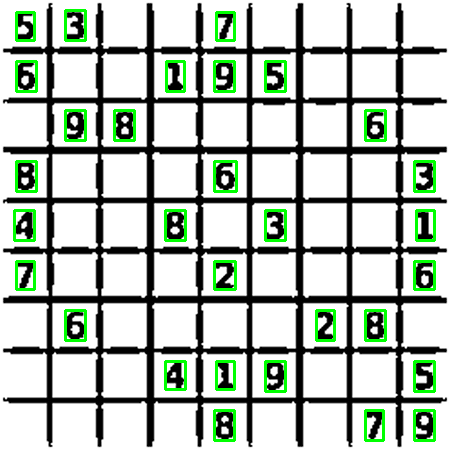
#> input picture Sudoku_Image.png, 450 x 450 px
$ python -i digitRecog.py   (imports and definitions only)
#> lines starting #> are read from the running program, lines starting #| are printed output that depends on the picture
import numpy as np
import cv2


def IdentifyNumbers(img):
    image = cv2.imread('images/digits.png')
    gray = cv2.cvtColor(image, cv2.COLOR_BGR2GRAY)
    small = cv2.pyrDown(image)
    #cv2.imshow('Digits Image', small)
    cv2.waitKey(0)
    cv2.destroyAllWindows()

    # Split the image to 5000 cells, each 20x20 size
    # This gives us a 4-dim array: 50 x 100 x 20 x 20
    cells = [np.hsplit(row, 100) for row in np.vsplit(gray, 50)]

    # Convert the List data type to Numpy Array of shape (50,100,20,20)
    x = np.array(cells)
    print ("The shape of our cells array: " + str(x.shape))

    # Split the full data set into two segments
    # One will be used fro Training the model, the other as a test data set
    train = x[:, :70].reshape(-1, 400).astype(np.float32)  # Size = (3500,400)
    test = x[:, 70:100].reshape(-1, 400).astype(np.float32)  # Size = (1500,400)

    # Create labels for train and test data
    k = [0, 1, 2, 3, 4, 5, 6, 7, 8, 9]
    train_labels = np.repeat(k, 350)[:, np.newaxis]
    test_labels = np.repeat(k, 150)[:, np.newaxis]

    # Initiate kNN, train the data, then test it with test data for k=3
    knn = cv2.KNearest()
    knn.train(train, train_labels)
    ret, result, neighbors, distance = knn.find_nearest(test, k=3)

    # Now we check the accuracy of classification
    # For that, compare the result with test_labels and check which are wrong
    matches = result == test_labels
    correct = np.count_nonzero(matches)
    accuracy = correct * (100.0 / result.size)
    print("Accuracy is = %.2f" % accuracy + "%")


    #image = cv2.imread('images/numbers.jpg')
    image = img
    gray = cv2.cvtColor(image, cv2.COLOR_BGR2GRAY)
    #cv2.imshow("image", image)
    #cv2.imshow("gray", gray)
    #cv2.waitKey(0)

    # Blur image then find edges using Canny
    blurred = cv2.GaussianBlur(gray, (5, 5), 0)
    #cv2.imshow("blurred", blurred)
    #cv2.waitKey(0)

    edged = cv2.Canny(blurred, 30, 150)
    #cv2.imshow("edged", edged)
    #cv2.waitKey(0)

    # Fint Contours
    contours, _ = cv2.findContours(edged.copy(), cv2.RETR_EXTERNAL, cv2.CHAIN_APPROX_SIMPLE)

    # Sort out contours left to right by using their x cordinates
    contours = sorted(contours, key=x_cord_contour, reverse=False)

    # Create empty array to store entire number
    full_number = []

    # loop over the contours
    for c in contours:
        # compute the bounding box for the rectangle
        (x, y, w, h) = cv2.boundingRect(c)

        # cv2.drawContours(image, contours, -1, (0,255,0), 3)
        # cv2.imshow("Contours", image)

        if w >= 5 and h >= 25:
            roi = blurred[y:y + h, x:x + w]
            ret, roi = cv2.threshold(roi, 127, 255, cv2.THRESH_BINARY_INV)
            squared = makeSquare(roi)
            final = resize_to_pixel(20, squared)
            ##########cv2.imshow("final", final)
            final_array = final.reshape((1, 400))
            final_array = final_array.astype(np.float32)
            ret, result, neighbours, dist = knn.find_nearest(final_array, k=1)
            number = str(int(float(result[0])))
            full_number.append(number)
            # draw a rectangle around the digit, the show what the
            # digit was classified as
            cv2.rectangle(image, (x, y), (x + w, y + h), (0, 0, 255), 2)
            cv2.putText(image, number, (x, y + 155),
                        cv2.FONT_HERSHEY_COMPLEX, 2, (255, 0, 0), 2)
            ##########cv2.imshow("image", image)
            print("########### NUMBER DETECTED = ",number)
            #cv2.waitKey(0)

    cv2.destroyAllWindows()
    #print ("The number is: " + ''.join(full_number))


# [65 lines left out: functions x_cord_contour, makeSquare, resize_to_pixel, not called in this run]

>>> import cv2
>>> picture = cv2.imread('Sudoku_Image.png', cv2.IMREAD_GRAYSCALE)
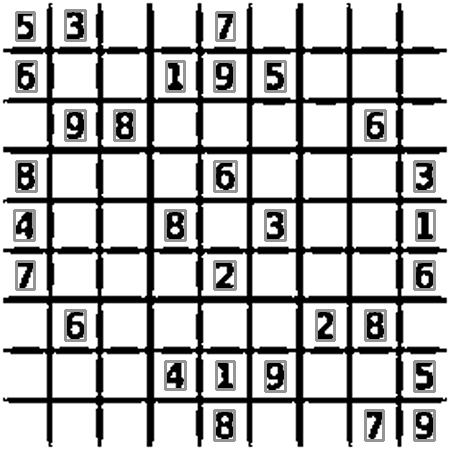
#> picture: shape (450, 450); min 0, max 255, mean 187
#> (the run stopped early here; a loop or call above may not have finished)
